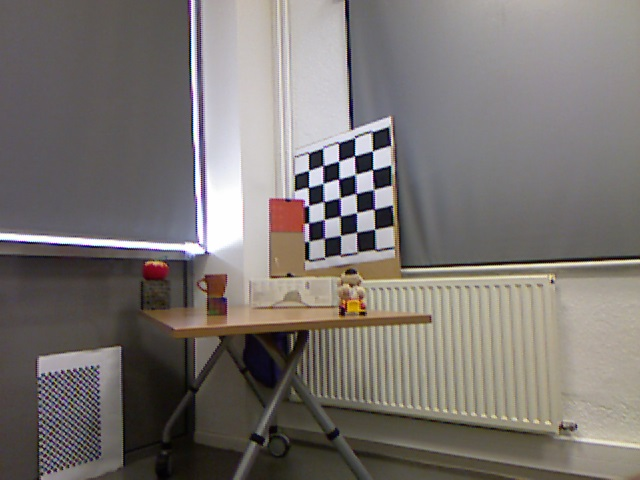
%> input picture LSJ.jpg, 640 x 480 px
$ octave D3_6.m   (GNU Octave 9; MATLAB toolbox functions it lacks are replaced by stand-ins)
%> lines starting %> are read from the running program, lines starting %| are printed output that depends on the picture

% Load the images
RGB_Left = imread('LSJ.jpg');
%> RGB_Left is the input picture: size 480x640x3 uint8; mean R, G, B 121.9, 116.4, 112.9
IR_Left = imread('LDSJ.png');
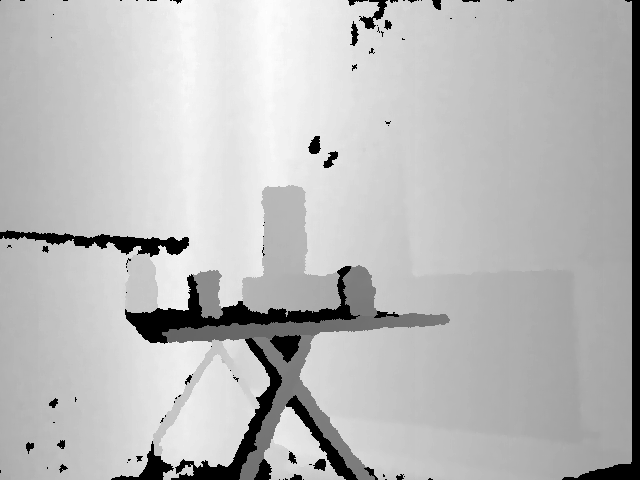
%> input picture LDSJ.png, 640 x 480 px
%> IR_Left is the input picture: size 480x640 uint16; min 0, max 3143, mean 2303.2

RGB_Right = imread('RSJ.jpg');
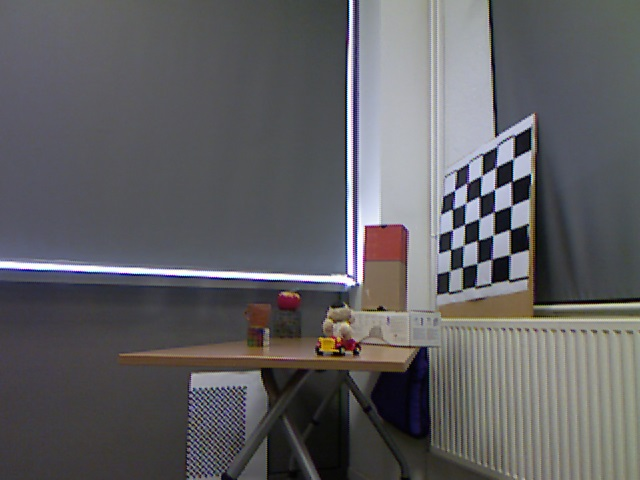
%> input picture RSJ.jpg, 640 x 480 px
%> RGB_Right is the input picture: size 480x640x3 uint8; mean R, G, B 95.9, 95.2, 98
IR_Right = imread('RDSJ.png');
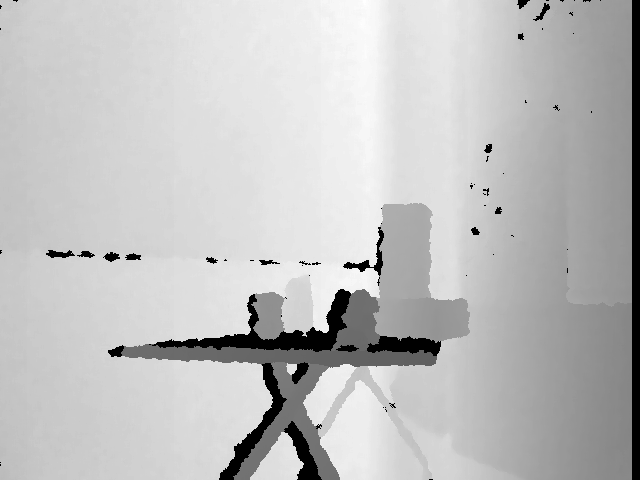
%> input picture RDSJ.png, 640 x 480 px
%> IR_Right is the input picture: size 480x640 uint16; min 0, max 3115, mean 2350.1
% [5 lines of commented-out code are left out]


%% We found this in a book, but we don't use it
%dc1= -0.0030711016;
%dc2=3.3309495161;
%z = 1.0f / (depth_image(v,u)*dc1+dc2);

%% KINECT Parameters
% Kinect Depth camera parameters
fx_d = 5.7616540758591043e+02;
fy_d = 5.7375619782082447e+02;
cx_d = 3.2442516903961865e+02;
cy_d = 2.3584766381177013e+02;

% Extrinsic parameters between RGB and Depth camera for Kinect V1
% Rotation matrix
R =  inv([  9.9998579449446667e-01, 3.4203777687649762e-03, -4.0880099301915437e-03;
    -3.4291385577729263e-03, 9.9999183503355726e-01, -2.1379604698021303e-03;
    4.0806639192662465e-03, 2.1519484514690057e-03,  9.9998935859330040e-01]);

% Translation vector.
T = -[  2.2142187053089738e-02, -1.4391632009665779e-04, -7.9356552371601212e-03 ]';

%% Step 1. For each point in the pixel coordinates, project
% to the 3D space in each IR camera sensor coordinate frame

% For each point in Left and Right Camera:
IRX_Right = zeros(480, 640);
IRY_Right = zeros(480, 640);
IRZ_Right = zeros(480, 640);
% Transform the Grid Coordinates
for i = 1:480
    for j = 1:640
        Z = IR_Right(i, j);
        IRX_Right(i, j) = ((j-1 - cx_d)/fx_d) * double(Z);
        IRY_Right(i, j) = ((i-1 - cy_d)/fy_d) * double(Z);
        IRZ_Right(i, j) = Z;
    end
end
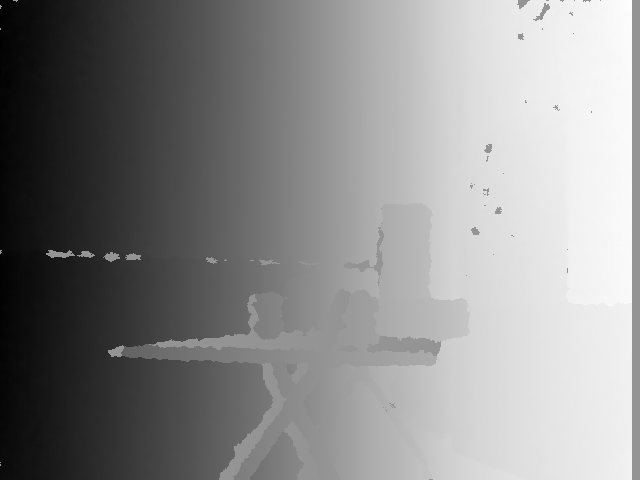
%> IRX_Right: size 480x640 double; min -1396.1, max 1004.6, mean -85.3; drawn with min black and max white
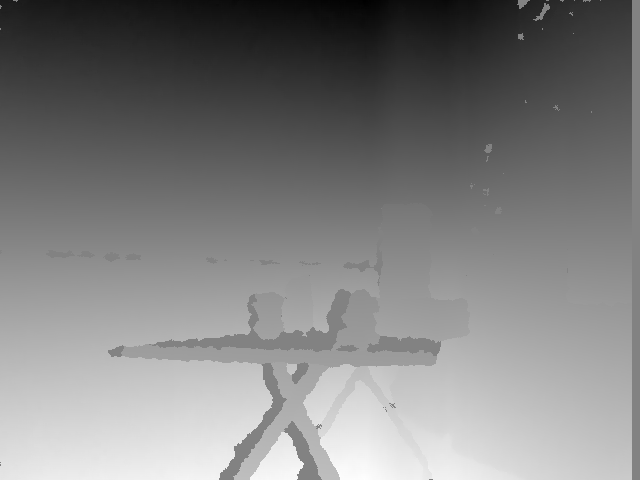
%> IRY_Right: size 480x640 double; min -1280.4, max 1220.9, mean -25.9; drawn with min black and max white

IRX_Left = zeros(480, 640);
IRY_Left = zeros(480, 640);
IRZ_Left = zeros(480, 640);
% Transform the Grid Coordinates
for i = 1:480
    for j = 1:640
        Z = IR_Left(i, j);
        IRX_Left(i, j) = ((j-1 - cx_d)/fx_d) * double(Z);
        IRY_Left(i, j) = ((i-1 - cy_d)/fy_d) * double(Z);
        IRZ_Left(i, j) = double(Z);
    end
end
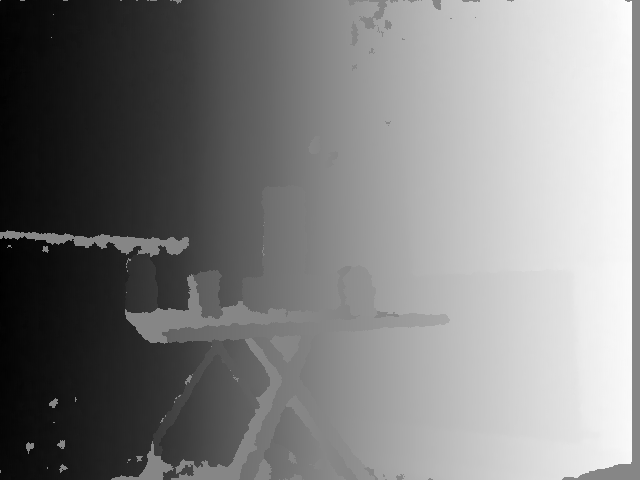
%> IRX_Left: size 480x640 double; min -1272.5, max 1135, mean -59.9; drawn with min black and max white
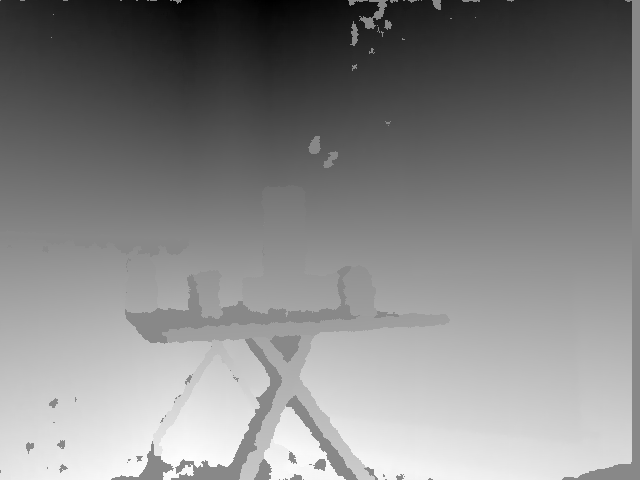
%> IRY_Left: size 480x640 double; min -1280.4, max 1116.2, mean -28; drawn with min black and max white

% Export point cloud to test
% Right Point Clouds
fid = fopen('RigthIRPC.xyz', 'w');
for x = 1:480
    for y = 1:640
        fprintf(fid, '%f %f %f\n', IRZ_Right(x, y), -IRX_Right(x, y), -IRY_Right(x, y));
    end
end
fclose(fid);
% Left Point Clouds
fid = fopen('LeftIRPC.xyz', 'w');
for x = 1:480
    for y = 1:640
        fprintf(fid, '%f %f %f\n', IRZ_Left(x, y), -IRX_Left(x, y), -IRY_Left(x, y));
    end
end
fclose(fid);


%% Get the color corresponding to a Point in IR projected world:

% 1. Right IR to RGB:
IR2RGB_Right_X = zeros(480, 640);
IR2RGB_Right_Y = zeros(480, 640);
IR2RGB_Right_Z = zeros(480, 640);
for i = 1:480
    for j = 1:640
        Point3D = [IRX_Right(i, j) IRY_Right(i, j) IRZ_Right(i, j)]';
        % Change reference:
        NewPoint3D = R*Point3D + T;
        IR2RGB_Right_X(i, j) = NewPoint3D(1);
        IR2RGB_Right_Y(i, j) = NewPoint3D(2);
        IR2RGB_Right_Z(i, j) = NewPoint3D(3);
    end
end
% 2. To Pixel coordinates in Right RGB:
% Data from calibration of Right RGB camera:
%Intrinsic parameters of right camera:

%Focal Length:          fc_right = [ 594.82345   596.71940 ] ± [ 33.54462   42.40504 ]
%Principal point:       cc_right = [ 313.32119   204.22972 ] ± [ 48.81210   40.46981 ]
%Skew:             alpha_c_right = [ 0.00000 ] ± [ 0.00000  ]   => angle of pixel axes = 90.00000 ± 0.00000 degrees
%Distortion:            kc_right = [ 0.36731   -0.23886   -0.06112   -0.00334  0.00000 ] ± [ 0.34684   2.78035   0.04327   0.05616  0.00000 ]

fc_right = [ 601.730844251917690   581.887105857937970 ];
cc_right = [ 219.829047509894080   254.724905544805300 ];
ColorIndexes_Right_R = zeros(480, 640);
ColorIndexes_Right_G = zeros(480, 640);
ColorIndexes_Right_B = zeros(480, 640);

%> (the run ends here)
